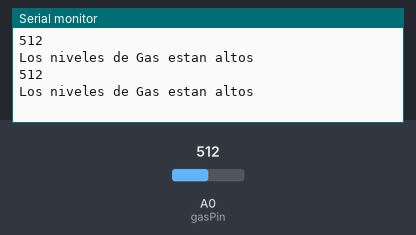
Recording of a sketch running on a simulated Arduino Uno, built with avr-gcc and run on an emulated ATmega328P. On the bench: the last lines printed to the serial monitor. The test bench sets the inputs (shaded band); at power-on: A0 (gasPin) = 512.

Above: at 1.2 s.
1.3 s: A0 (gasPin) set to 716
At 2.6 s:
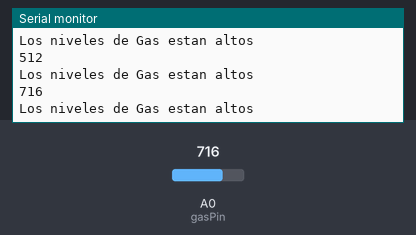
2.8 s: A0 (gasPin) set to 900
At 3.8 s:
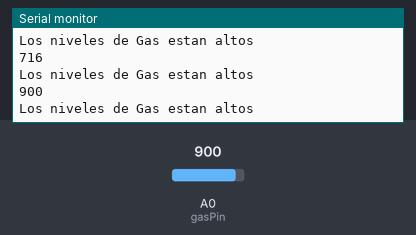
Timing chart, 0 to 5.8 s (numbered marks = the images above; inputs shaded):
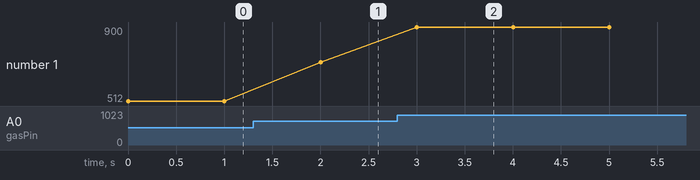

Measured:
- after the input at 1.3 s, the serial monitor: prints a new line after 0.70 s (image 1)
- after the input at 2.8 s, the serial monitor: prints a new line after 0.20 s (image 2)
- plotted number 1: 512 → 716 after the input at 1.3 s, 716 → 900 after the input at 2.8 s

The sketch:

percobaan_pertama_MQ2.ino
```cpp
/* Testing MQ-2 GAS sensor with serial monitor
   EDIT: Ogi sinatra
   AT-MO PRODUCTION
   tolong jika menggunakan code ini
   mohon masukan sumber seperti di bawah ini
-------------------------------------------
  "AT-MO PRODUCTION | EDIT BY OGI SINATRA"
-------------------------------------------
  Catatan: tutorial ini bisa di gunakan di MQ-2,MQ-3,MQ-4 DLL
*/

const int gasPin = A0; //Pin yang digunakan di pin analog A0


void setup()
{
  Serial.begin(9600); //Initialize serial port - 9600 bps
}

void loop()
{
  Serial.println(analogRead(gasPin));

  if (analogRead(gasPin)>200) {
    Serial.println("Los niveles de Gas estan altos");
  }
  delay(1000); // Print value every 1 sec.
}
```
